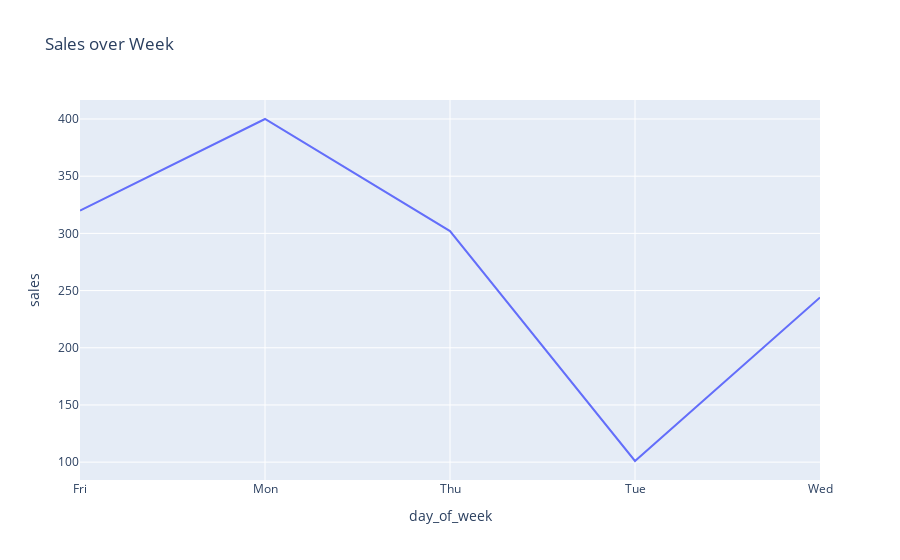

Notebook code cell kept with this figure:
### Markdown cell above
## 📊 Line Plot

### Code cell
px.line(df.groupby("day_of_week", as_index=False)["sales"].sum(), 
        x='day_of_week', y='sales', title='Sales over Week').show()

### Figure 1 — Plotly figure (JSON) as saved in the notebook; plotly's stock layout.template omitted (floating-point values rounded to 4 significant figures)
{"data": [{"hovertemplate": "day_of_week=%{x}<br>sales=%{y}<extra></extra>", "legendgroup": "", "line": {"color": "#636efa", "dash": "solid"}, "marker": {"symbol": "circle"}, "mode": "lines", "name": "", "orientation": "v", "showlegend": false, "type": "scatter", "x": ["Fri", "Mon", "Thu", "Tue", "Wed"], "xaxis": "x", "y": [320, 400, 302, 101, 244], "yaxis": "y"}], "layout": {"legend": {"tracegroupgap": 0}, "title": {"text": "Sales over Week"}, "xaxis": {"anchor": "y", "domain": [0, 1], "title": {"text": "day_of_week"}}, "yaxis": {"anchor": "x", "domain": [0, 1], "title": {"text": "sales"}}}}
